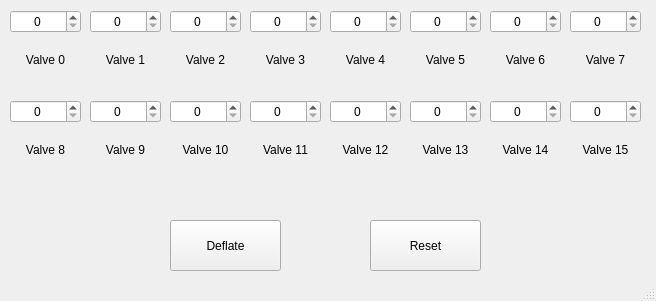
<?xml version="1.0" encoding="UTF-8"?>
<ui version="4.0">
 <class>MainWindow</class>
 <widget class="QMainWindow" name="MainWindow">
  <property name="geometry">
   <rect>
    <x>0</x>
    <y>0</y>
    <width>656</width>
    <height>301</height>
   </rect>
  </property>
  <property name="windowTitle">
   <string>Wayne Control SUPER MEGA GIGA</string>
  </property>
  <widget class="QWidget" name="centralwidget">
   <widget class="QWidget" name="verticalLayoutWidget">
    <property name="geometry">
     <rect>
      <x>10</x>
      <y>10</y>
      <width>71</width>
      <height>71</height>
     </rect>
    </property>
    <layout class="QVBoxLayout" name="ValveLayout_0">
     <item>
      <widget class="QSpinBox" name="spinBox">
       <property name="alignment">
        <set>Qt::AlignCenter</set>
       </property>
       <property name="maximum">
        <number>1</number>
       </property>
      </widget>
     </item>
     <item>
      <widget class="QLabel" name="label">
       <property name="text">
        <string>Valve 0</string>
       </property>
       <property name="alignment">
        <set>Qt::AlignCenter</set>
       </property>
      </widget>
     </item>
    </layout>
   </widget>
   <widget class="QWidget" name="verticalLayoutWidget_2">
    <property name="geometry">
     <rect>
      <x>90</x>
      <y>10</y>
      <width>71</width>
      <height>71</height>
     </rect>
    </property>
    <layout class="QVBoxLayout" name="ValveLayout_1">
     <item>
      <widget class="QSpinBox" name="spinBox_2">
       <property name="alignment">
        <set>Qt::AlignCenter</set>
       </property>
       <property name="maximum">
        <number>1</number>
       </property>
      </widget>
     </item>
     <item>
      <widget class="QLabel" name="label_2">
       <property name="text">
        <string>Valve 1</string>
       </property>
       <property name="alignment">
        <set>Qt::AlignCenter</set>
       </property>
      </widget>
     </item>
    </layout>
   </widget>
   <widget class="QWidget" name="verticalLayoutWidget_3">
    <property name="geometry">
     <rect>
      <x>170</x>
      <y>10</y>
      <width>71</width>
      <height>71</height>
     </rect>
    </property>
    <layout class="QVBoxLayout" name="ValveLayout_2">
     <item>
      <widget class="QSpinBox" name="spinBox_3">
       <property name="alignment">
        <set>Qt::AlignCenter</set>
       </property>
       <property name="maximum">
        <number>1</number>
       </property>
      </widget>
     </item>
     <item>
      <widget class="QLabel" name="label_3">
       <property name="text">
        <string>Valve 2</string>
       </property>
       <property name="alignment">
        <set>Qt::AlignCenter</set>
       </property>
      </widget>
     </item>
    </layout>
   </widget>
   <widget class="QWidget" name="verticalLayoutWidget_4">
    <property name="geometry">
     <rect>
      <x>250</x>
      <y>10</y>
      <width>71</width>
      <height>71</height>
     </rect>
    </property>
    <layout class="QVBoxLayout" name="ValveLayout_3">
     <item>
      <widget class="QSpinBox" name="spinBox_4">
       <property name="alignment">
        <set>Qt::AlignCenter</set>
       </property>
       <property name="maximum">
        <number>1</number>
       </property>
      </widget>
     </item>
     <item>
      <widget class="QLabel" name="label_4">
       <property name="text">
        <string>Valve 3</string>
       </property>
       <property name="alignment">
        <set>Qt::AlignCenter</set>
       </property>
      </widget>
     </item>
    </layout>
   </widget>
   <widget class="QWidget" name="verticalLayoutWidget_5">
    <property name="geometry">
     <rect>
      <x>330</x>
      <y>10</y>
      <width>71</width>
      <height>71</height>
     </rect>
    </property>
    <layout class="QVBoxLayout" name="ValveLayout_4">
     <item>
      <widget class="QSpinBox" name="spinBox_5">
       <property name="alignment">
        <set>Qt::AlignCenter</set>
       </property>
       <property name="maximum">
        <number>1</number>
       </property>
      </widget>
     </item>
     <item>
      <widget class="QLabel" name="label_5">
       <property name="text">
        <string>Valve 4</string>
       </property>
       <property name="alignment">
        <set>Qt::AlignCenter</set>
       </property>
      </widget>
     </item>
    </layout>
   </widget>
   <widget class="QWidget" name="verticalLayoutWidget_6">
    <property name="geometry">
     <rect>
      <x>410</x>
      <y>10</y>
      <width>71</width>
      <height>71</height>
     </rect>
    </property>
    <layout class="QVBoxLayout" name="ValveLayout_5">
     <item>
      <widget class="QSpinBox" name="spinBox_6">
       <property name="alignment">
        <set>Qt::AlignCenter</set>
       </property>
       <property name="maximum">
        <number>1</number>
       </property>
      </widget>
     </item>
     <item>
      <widget class="QLabel" name="label_6">
       <property name="text">
        <string>Valve 5</string>
       </property>
       <property name="alignment">
        <set>Qt::AlignCenter</set>
       </property>
      </widget>
     </item>
    </layout>
   </widget>
   <widget class="QWidget" name="verticalLayoutWidget_7">
    <property name="geometry">
     <rect>
      <x>490</x>
      <y>10</y>
      <width>71</width>
      <height>71</height>
     </rect>
    </property>
    <layout class="QVBoxLayout" name="ValveLayout_6">
     <item>
      <widget class="QSpinBox" name="spinBox_7">
       <property name="alignment">
        <set>Qt::AlignCenter</set>
       </property>
       <property name="maximum">
        <number>1</number>
       </property>
      </widget>
     </item>
     <item>
      <widget class="QLabel" name="label_7">
       <property name="text">
        <string>Valve 6</string>
       </property>
       <property name="alignment">
        <set>Qt::AlignCenter</set>
       </property>
      </widget>
     </item>
    </layout>
   </widget>
   <widget class="QWidget" name="verticalLayoutWidget_8">
    <property name="geometry">
     <rect>
      <x>570</x>
      <y>10</y>
      <width>71</width>
      <height>71</height>
     </rect>
    </property>
    <layout class="QVBoxLayout" name="ValveLayout_7">
     <item>
      <widget class="QSpinBox" name="spinBox_8">
       <property name="alignment">
        <set>Qt::AlignCenter</set>
       </property>
       <property name="maximum">
        <number>1</number>
       </property>
      </widget>
     </item>
     <item>
      <widget class="QLabel" name="label_8">
       <property name="text">
        <string>Valve 7</string>
       </property>
       <property name="alignment">
        <set>Qt::AlignCenter</set>
       </property>
      </widget>
     </item>
    </layout>
   </widget>
   <widget class="QWidget" name="verticalLayoutWidget_9">
    <property name="geometry">
     <rect>
      <x>10</x>
      <y>100</y>
      <width>71</width>
      <height>71</height>
     </rect>
    </property>
    <layout class="QVBoxLayout" name="ValveLayout_8">
     <item>
      <widget class="QSpinBox" name="spinBox_9">
       <property name="alignment">
        <set>Qt::AlignCenter</set>
       </property>
       <property name="maximum">
        <number>1</number>
       </property>
      </widget>
     </item>
     <item>
      <widget class="QLabel" name="label_9">
       <property name="text">
        <string>Valve 8</string>
       </property>
       <property name="alignment">
        <set>Qt::AlignCenter</set>
       </property>
      </widget>
     </item>
    </layout>
   </widget>
   <widget class="QWidget" name="verticalLayoutWidget_10">
    <property name="geometry">
     <rect>
      <x>90</x>
      <y>100</y>
      <width>71</width>
      <height>71</height>
     </rect>
    </property>
    <layout class="QVBoxLayout" name="ValveLayout_9">
     <item>
      <widget class="QSpinBox" name="spinBox_10">
       <property name="alignment">
        <set>Qt::AlignCenter</set>
       </property>
       <property name="maximum">
        <number>1</number>
       </property>
      </widget>
     </item>
     <item>
      <widget class="QLabel" name="label_10">
       <property name="text">
        <string>Valve 9</string>
       </property>
       <property name="alignment">
        <set>Qt::AlignCenter</set>
       </property>
      </widget>
     </item>
    </layout>
   </widget>
   <widget class="QWidget" name="verticalLayoutWidget_11">
    <property name="geometry">
     <rect>
      <x>170</x>
      <y>100</y>
      <width>71</width>
      <height>71</height>
     </rect>
    </property>
    <layout class="QVBoxLayout" name="ValveLayout_10">
     <item>
      <widget class="QSpinBox" name="spinBox_11">
       <property name="alignment">
        <set>Qt::AlignCenter</set>
       </property>
       <property name="maximum">
        <number>1</number>
       </property>
      </widget>
     </item>
     <item>
      <widget class="QLabel" name="label_11">
       <property name="text">
        <string>Valve 10</string>
       </property>
       <property name="alignment">
        <set>Qt::AlignCenter</set>
       </property>
      </widget>
     </item>
    </layout>
   </widget>
   <widget class="QWidget" name="verticalLayoutWidget_12">
    <property name="geometry">
     <rect>
      <x>250</x>
      <y>100</y>
      <width>71</width>
      <height>71</height>
     </rect>
    </property>
    <layout class="QVBoxLayout" name="ValveLayout_11">
     <item>
      <widget class="QSpinBox" name="spinBox_12">
       <property name="alignment">
        <set>Qt::AlignCenter</set>
       </property>
       <property name="maximum">
        <number>1</number>
       </property>
      </widget>
     </item>
     <item>
      <widget class="QLabel" name="label_12">
       <property name="text">
        <string>Valve 11</string>
       </property>
       <property name="alignment">
        <set>Qt::AlignCenter</set>
       </property>
      </widget>
     </item>
    </layout>
   </widget>
   <widget class="QWidget" name="verticalLayoutWidget_13">
    <property name="geometry">
     <rect>
      <x>330</x>
      <y>100</y>
      <width>71</width>
      <height>71</height>
     </rect>
    </property>
    <layout class="QVBoxLayout" name="ValveLayout_12">
     <item>
      <widget class="QSpinBox" name="spinBox_13">
       <property name="alignment">
        <set>Qt::AlignCenter</set>
       </property>
       <property name="maximum">
        <number>1</number>
       </property>
      </widget>
     </item>
     <item>
      <widget class="QLabel" name="label_13">
       <property name="text">
        <string>Valve 12</string>
       </property>
       <property name="alignment">
        <set>Qt::AlignCenter</set>
       </property>
      </widget>
     </item>
    </layout>
   </widget>
   <widget class="QWidget" name="verticalLayoutWidget_14">
    <property name="geometry">
     <rect>
      <x>410</x>
      <y>100</y>
      <width>71</width>
      <height>71</height>
     </rect>
    </property>
    <layout class="QVBoxLayout" name="ValveLayout_13">
     <item>
      <widget class="QSpinBox" name="spinBox_14">
       <property name="alignment">
        <set>Qt::AlignCenter</set>
       </property>
       <property name="maximum">
        <number>1</number>
       </property>
      </widget>
     </item>
     <item>
      <widget class="QLabel" name="label_14">
       <property name="text">
        <string>Valve 13</string>
       </property>
       <property name="alignment">
        <set>Qt::AlignCenter</set>
       </property>
      </widget>
     </item>
    </layout>
   </widget>
   <widget class="QWidget" name="verticalLayoutWidget_15">
    <property name="geometry">
     <rect>
      <x>490</x>
      <y>100</y>
      <width>71</width>
      <height>71</height>
     </rect>
    </property>
    <layout class="QVBoxLayout" name="ValveLayout_14">
     <item>
      <widget class="QSpinBox" name="spinBox_15">
       <property name="alignment">
        <set>Qt::AlignCenter</set>
       </property>
       <property name="maximum">
        <number>1</number>
       </property>
      </widget>
     </item>
     <item>
      <widget class="QLabel" name="label_15">
       <property name="text">
        <string>Valve 14</string>
       </property>
       <property name="alignment">
        <set>Qt::AlignCenter</set>
       </property>
      </widget>
     </item>
    </layout>
   </widget>
   <widget class="QWidget" name="verticalLayoutWidget_16">
    <property name="geometry">
     <rect>
      <x>570</x>
      <y>100</y>
      <width>71</width>
      <height>71</height>
     </rect>
    </property>
    <layout class="QVBoxLayout" name="ValveLayout_15">
     <item>
      <widget class="QSpinBox" name="spinBox_16">
       <property name="alignment">
        <set>Qt::AlignCenter</set>
       </property>
       <property name="maximum">
        <number>1</number>
       </property>
      </widget>
     </item>
     <item>
      <widget class="QLabel" name="label_16">
       <property name="text">
        <string>Valve 15</string>
       </property>
       <property name="alignment">
        <set>Qt::AlignCenter</set>
       </property>
      </widget>
     </item>
    </layout>
   </widget>
   <widget class="QPushButton" name="deflateButton">
    <property name="geometry">
     <rect>
      <x>170</x>
      <y>220</y>
      <width>111</width>
      <height>51</height>
     </rect>
    </property>
    <property name="text">
     <string>Deflate</string>
    </property>
   </widget>
   <widget class="QPushButton" name="resetButton">
    <property name="geometry">
     <rect>
      <x>370</x>
      <y>220</y>
      <width>111</width>
      <height>51</height>
     </rect>
    </property>
    <property name="text">
     <string>Reset</string>
    </property>
   </widget>
  </widget>
  <widget class="QStatusBar" name="statusbar"/>
 </widget>
 <resources/>
 <connections/>
</ui>
